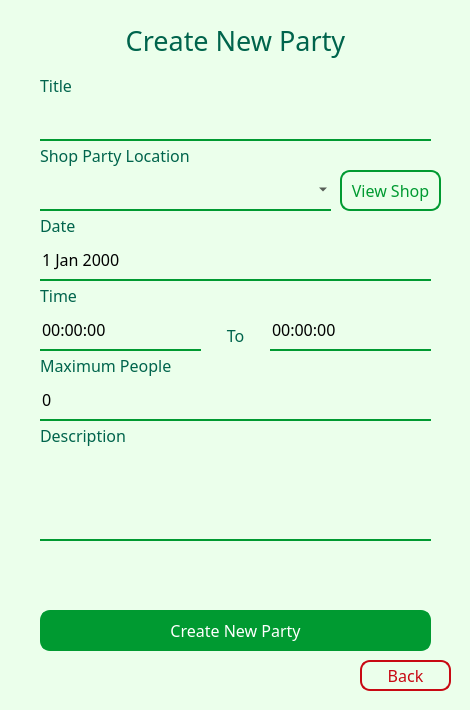
<?xml version="1.0" encoding="UTF-8"?>
<ui version="4.0">
 <class>Dialog</class>
 <widget class="QDialog" name="Dialog">
  <property name="geometry">
   <rect>
    <x>0</x>
    <y>0</y>
    <width>470</width>
    <height>710</height>
   </rect>
  </property>
  <property name="font">
   <font>
    <family>ZCOOL QingKe HuangYou</family>
    <pointsize>12</pointsize>
   </font>
  </property>
  <property name="windowTitle">
   <string>Board Game Community</string>
  </property>
  <property name="styleSheet">
   <string notr="true">background-color: rgb(235, 255, 235);</string>
  </property>
  <widget class="QLabel" name="label_3">
   <property name="geometry">
    <rect>
     <x>20</x>
     <y>20</y>
     <width>431</width>
     <height>41</height>
    </rect>
   </property>
   <property name="font">
    <font>
     <family>ZCOOL QingKe HuangYou</family>
     <pointsize>20</pointsize>
     <weight>50</weight>
     <italic>false</italic>
     <bold>false</bold>
    </font>
   </property>
   <property name="styleSheet">
    <string notr="true">background-color: rgba(255, 255, 255, 0);
color: rgb(0, 100, 76);
font: 20pt &quot;ZCOOL QingKe HuangYou&quot;;</string>
   </property>
   <property name="text">
    <string>Create New Party</string>
   </property>
   <property name="textFormat">
    <enum>Qt::AutoText</enum>
   </property>
   <property name="alignment">
    <set>Qt::AlignCenter</set>
   </property>
  </widget>
  <widget class="QPushButton" name="btn_createParty">
   <property name="geometry">
    <rect>
     <x>40</x>
     <y>610</y>
     <width>391</width>
     <height>41</height>
    </rect>
   </property>
   <property name="styleSheet">
    <string notr="true">background-color: rgb(0, 154, 49);
color: rgb(255, 255, 255);
font: 12pt &quot;ZCOOL QingKe HuangYou&quot;;
border-radius: 10px;
border: 2px solid rgb(0, 154, 49);</string>
   </property>
   <property name="text">
    <string>Create New Party</string>
   </property>
  </widget>
  <widget class="QLabel" name="label_8">
   <property name="geometry">
    <rect>
     <x>40</x>
     <y>70</y>
     <width>211</width>
     <height>31</height>
    </rect>
   </property>
   <property name="font">
    <font>
     <family>ZCOOL QingKe HuangYou</family>
     <pointsize>12</pointsize>
     <weight>50</weight>
     <italic>false</italic>
     <bold>false</bold>
    </font>
   </property>
   <property name="styleSheet">
    <string notr="true">background-color: rgba(255, 255, 255, 0);
font: 12pt &quot;ZCOOL QingKe HuangYou&quot;;
color: rgb(0, 100, 76);</string>
   </property>
   <property name="text">
    <string>Title</string>
   </property>
  </widget>
  <widget class="QLineEdit" name="ltxt_title">
   <property name="geometry">
    <rect>
     <x>40</x>
     <y>100</y>
     <width>391</width>
     <height>41</height>
    </rect>
   </property>
   <property name="styleSheet">
    <string notr="true">font: 12pt &quot;Bai Jamjuree&quot;;
border: 0px;
border-bottom: 2px solid rgb(0, 154, 49);
background-color: rgba(255, 255, 255, 0)</string>
   </property>
   <property name="text">
    <string/>
   </property>
  </widget>
  <widget class="QLabel" name="label_9">
   <property name="geometry">
    <rect>
     <x>40</x>
     <y>140</y>
     <width>211</width>
     <height>31</height>
    </rect>
   </property>
   <property name="font">
    <font>
     <family>ZCOOL QingKe HuangYou</family>
     <pointsize>12</pointsize>
     <weight>50</weight>
     <italic>false</italic>
     <bold>false</bold>
    </font>
   </property>
   <property name="styleSheet">
    <string notr="true">background-color: rgba(255, 255, 255, 0);
font: 12pt &quot;ZCOOL QingKe HuangYou&quot;;
color: rgb(0, 100, 76);</string>
   </property>
   <property name="text">
    <string>Shop Party Location</string>
   </property>
  </widget>
  <widget class="QComboBox" name="cbx_shop">
   <property name="geometry">
    <rect>
     <x>40</x>
     <y>170</y>
     <width>291</width>
     <height>41</height>
    </rect>
   </property>
   <property name="styleSheet">
    <string notr="true">QComboBox {
   font: 12pt &quot;Bai Jamjuree&quot;;
	border: 0px;
	border-bottom: 2px solid rgb(0, 154, 49);
	background-color: rgba(255, 255, 255, 0)
}</string>
   </property>
  </widget>
  <widget class="QPushButton" name="btn_back">
   <property name="geometry">
    <rect>
     <x>360</x>
     <y>660</y>
     <width>91</width>
     <height>31</height>
    </rect>
   </property>
   <property name="styleSheet">
    <string notr="true">background-color:  rgba(0, 0, 0, 0);
color: rgb(200, 9, 19);
font: 12pt &quot;ZCOOL QingKe HuangYou&quot;;
border-radius: 10px;
border: 2px solid rgb(200, 9, 19);</string>
   </property>
   <property name="text">
    <string>Back</string>
   </property>
  </widget>
  <widget class="QPushButton" name="btn_viewShop">
   <property name="geometry">
    <rect>
     <x>340</x>
     <y>170</y>
     <width>101</width>
     <height>41</height>
    </rect>
   </property>
   <property name="styleSheet">
    <string notr="true">background-color: rgba(255, 255, 255, 0);
font: 12pt &quot;ZCOOL QingKe HuangYou&quot;;
color: rgb(0, 154, 49);
border-radius: 10px;
border: 2px solid rgb(0, 154, 49);</string>
   </property>
   <property name="text">
    <string>View Shop</string>
   </property>
  </widget>
  <widget class="QTextEdit" name="txt_description">
   <property name="geometry">
    <rect>
     <x>40</x>
     <y>450</y>
     <width>391</width>
     <height>91</height>
    </rect>
   </property>
   <property name="styleSheet">
    <string notr="true">font: 12pt &quot;Bai Jamjuree&quot;;
border: 0px;
border-bottom: 2px solid rgb(0, 154, 49);
background-color: rgba(255, 255, 255, 0)</string>
   </property>
  </widget>
  <widget class="QLabel" name="label_10">
   <property name="geometry">
    <rect>
     <x>40</x>
     <y>420</y>
     <width>211</width>
     <height>31</height>
    </rect>
   </property>
   <property name="font">
    <font>
     <family>ZCOOL QingKe HuangYou</family>
     <pointsize>12</pointsize>
     <weight>50</weight>
     <italic>false</italic>
     <bold>false</bold>
    </font>
   </property>
   <property name="styleSheet">
    <string notr="true">background-color: rgba(255, 255, 255, 0);
font: 12pt &quot;ZCOOL QingKe HuangYou&quot;;
color: rgb(0, 100, 76);</string>
   </property>
   <property name="text">
    <string>Description</string>
   </property>
  </widget>
  <widget class="QDateEdit" name="dedt_date">
   <property name="geometry">
    <rect>
     <x>40</x>
     <y>240</y>
     <width>391</width>
     <height>41</height>
    </rect>
   </property>
   <property name="styleSheet">
    <string notr="true">font: 12pt &quot;Bai Jamjuree&quot;;
border: 0px;
border-bottom: 2px solid rgb(0, 154, 49);
background-color: rgba(255, 255, 255, 0)</string>
   </property>
  </widget>
  <widget class="QTimeEdit" name="tedt_startTime">
   <property name="geometry">
    <rect>
     <x>40</x>
     <y>310</y>
     <width>161</width>
     <height>41</height>
    </rect>
   </property>
   <property name="styleSheet">
    <string notr="true">font: 12pt &quot;Bai Jamjuree&quot;;
border: 0px;
border-bottom: 2px solid rgb(0, 154, 49);
background-color: rgba(255, 255, 255, 0)</string>
   </property>
  </widget>
  <widget class="QTimeEdit" name="tedt_endTime">
   <property name="geometry">
    <rect>
     <x>270</x>
     <y>310</y>
     <width>161</width>
     <height>41</height>
    </rect>
   </property>
   <property name="styleSheet">
    <string notr="true">font: 12pt &quot;Bai Jamjuree&quot;;
border: 0px;
border-bottom: 2px solid rgb(0, 154, 49);
background-color: rgba(255, 255, 255, 0)</string>
   </property>
  </widget>
  <widget class="QLabel" name="label_11">
   <property name="geometry">
    <rect>
     <x>40</x>
     <y>210</y>
     <width>211</width>
     <height>31</height>
    </rect>
   </property>
   <property name="font">
    <font>
     <family>ZCOOL QingKe HuangYou</family>
     <pointsize>12</pointsize>
     <weight>50</weight>
     <italic>false</italic>
     <bold>false</bold>
    </font>
   </property>
   <property name="styleSheet">
    <string notr="true">background-color: rgba(255, 255, 255, 0);
font: 12pt &quot;ZCOOL QingKe HuangYou&quot;;
color: rgb(0, 100, 76);</string>
   </property>
   <property name="text">
    <string>Date</string>
   </property>
  </widget>
  <widget class="QLabel" name="label_12">
   <property name="geometry">
    <rect>
     <x>40</x>
     <y>280</y>
     <width>211</width>
     <height>31</height>
    </rect>
   </property>
   <property name="font">
    <font>
     <family>ZCOOL QingKe HuangYou</family>
     <pointsize>12</pointsize>
     <weight>50</weight>
     <italic>false</italic>
     <bold>false</bold>
    </font>
   </property>
   <property name="styleSheet">
    <string notr="true">background-color: rgba(255, 255, 255, 0);
font: 12pt &quot;ZCOOL QingKe HuangYou&quot;;
color: rgb(0, 100, 76);</string>
   </property>
   <property name="text">
    <string>Time</string>
   </property>
  </widget>
  <widget class="QLabel" name="label_13">
   <property name="geometry">
    <rect>
     <x>210</x>
     <y>320</y>
     <width>51</width>
     <height>31</height>
    </rect>
   </property>
   <property name="font">
    <font>
     <family>ZCOOL QingKe HuangYou</family>
     <pointsize>12</pointsize>
     <weight>50</weight>
     <italic>false</italic>
     <bold>false</bold>
    </font>
   </property>
   <property name="styleSheet">
    <string notr="true">background-color: rgba(255, 255, 255, 0);
font: 12pt &quot;ZCOOL QingKe HuangYou&quot;;
color: rgb(0, 100, 76);</string>
   </property>
   <property name="text">
    <string>To</string>
   </property>
   <property name="alignment">
    <set>Qt::AlignCenter</set>
   </property>
  </widget>
  <widget class="QSpinBox" name="sbx_maxPeople">
   <property name="geometry">
    <rect>
     <x>40</x>
     <y>380</y>
     <width>391</width>
     <height>41</height>
    </rect>
   </property>
   <property name="styleSheet">
    <string notr="true">font: 12pt &quot;Bai Jamjuree&quot;;
border: 0px;
border-bottom: 2px solid rgb(0, 154, 49);
background-color: rgba(255, 255, 255, 0)</string>
   </property>
   <property name="maximum">
    <number>999</number>
   </property>
  </widget>
  <widget class="QLabel" name="label_14">
   <property name="geometry">
    <rect>
     <x>40</x>
     <y>350</y>
     <width>211</width>
     <height>31</height>
    </rect>
   </property>
   <property name="font">
    <font>
     <family>ZCOOL QingKe HuangYou</family>
     <pointsize>12</pointsize>
     <weight>50</weight>
     <italic>false</italic>
     <bold>false</bold>
    </font>
   </property>
   <property name="styleSheet">
    <string notr="true">background-color: rgba(255, 255, 255, 0);
font: 12pt &quot;ZCOOL QingKe HuangYou&quot;;
color: rgb(0, 100, 76);</string>
   </property>
   <property name="text">
    <string>Maximum People</string>
   </property>
  </widget>
 </widget>
 <resources/>
 <connections/>
</ui>
